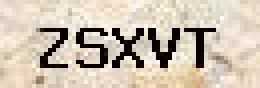
%> input picture assignment08/images/captcha1.jpg, 65 x 22 px (shown 4 times larger)
$ octave Exercise1.m   (GNU Octave 9; MATLAB toolbox functions it lacks are replaced by stand-ins)
%> lines starting %> are read from the running program, lines starting %| are printed output that depends on the picture
### assignment08/improvetemplates.m
 function [ improvedcell ] = improvetemplates( tempcell )
%IMPROVETEMPLATES Improves the templates in the cell array tempcell
%   improvedcell is a cell array containing the improved templates from the
%   cell array tempcell. They are improved by lowering the background value
%   of the templates to a gray value more close to the level of the image
%   background(noise)

amount = length(tempcell);
improvedcell = cell(1,amount);

for i=1:amount
    temp = tempcell{1,i};
    temp(temp==255) = 225;
    improvedcell{1,i} = temp;
end

end

### assignment08/identify.m
function [ results ] = identify( rgbimage, templates, threshold )
%IDENTIFY matches the templates agains the image and returns the found results
%   results is a cell array containing all templates that were found to
%   match the image
%   image is the image to be evaluated (rgb)
%   templates is a cell array containing the templates (returned by
%   readtemp function)
%   treshold is the correlation coefficient value above which a letter is
%   assumed to be correctly identified

amount = length(templates); % amount of templates in the database (cell array)
image = rgb2gray(rgbimage);
[imheight imwidth] = size(image);
resultmads = cell(1,amount);
resultccs = cell(1,amount);
results = {}; % will later contain the numbers corresponding to the found matching templates
resultsindex = 0; % indicates up to which row the result cell array has been filled

for a=1:amount % for every template in the cell array
    temp = templates{1,a}; % read template
    [height width] = size(temp); % get dimensions
    resultmad = zeros(imheight-height,imwidth-width); %initialise result
                        % matrix(smaller than image by template dimensions)
    resultcc = zeros(imheight-height,imwidth-width);

    for i=1:imheight-height
        for j=1:imwidth-width
            patch = image(i:i+height-1, j:j+width-1); % 'cut' patch from image
            [mad cc] = match(patch, temp); % match patch with template
            resultmad(i,j) = mad;
            resultcc(i,j) = cc;
        end
    end

    resultmads{1,a} = resultmad;
    resultccs{1,a} = resultcc;

end

for a=1:amount
    ccmatrix = resultccs{1,a}; % for every CC result matrix (for every letter template)
    [maxval maxloc] = max(ccmatrix(:)); % get maximum and location of maximum
    [max_row max_col] = ind2sub(size(ccmatrix), maxloc);
    if maxval > threshold % if the maximum exceeds the predefined threshold
        resultsindex = resultsindex+1;
        results{resultsindex,1} = a; % a corresponds to the position of the
        % found letter in the alphabet and also in the template cell array
        results{resultsindex,2} = [max_row max_col]; % save position of found letter
    end
end
end

### assignment08/readtemp.m
function [ cellarray ] = readtemp( foldername )
%READTEMP Reads in all templates from a specified folder and returns them
%as a cell array
%   folderpath is a string that contains the name of the folder
%   cellarray is a cell array containing the read templates from the folder

images  = dir([foldername filesep '*.png']);
images  = [images dir([foldername filesep '*.jpg'])];
amount = length(images);
cellarray = cell(1,amount);

for i=1:amount
    cellarray{1,i} = rgb2gray(imread(images(i).name));
end
end

### assignment08/Exercise1.m
%% (a) Implement a function that reads in all templates located in a folder (hint: the templates
% have different sizes, so a Matlab cell array may be useful here).
temps = readtemp('templates');

%% (c) The captcha images exhibit a regular structure. Exploit this structure and adapt the tem-
% plates to better match the target letters of the captchas.
imptemps = improvetemplates(temps);

%% Read images
cap1 = imread('captcha1.jpg');
%> cap1 is the input picture: size 22x65x3 uint8; mean R, G, B 205.6, 192.9, 177.2
cap2 = imread('captcha2.jpg');
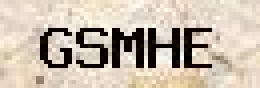
%> input picture assignment08/images/captcha2.jpg, 65 x 22 px (shown 4 times larger)
%> cap2 is the input picture: size 22x65x3 uint8; mean R, G, B 199.6, 187, 172
cap3 = imread('captcha3.jpg');
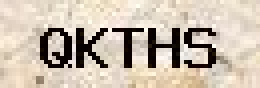
%> input picture assignment08/images/captcha3.jpg, 65 x 22 px (shown 4 times larger)
%> cap3 is the input picture: size 22x65x3 uint8; mean R, G, B 201.6, 188.8, 173.7

%% (d) Try to identify the letters displayed on the three captcha images automatically.
rescap1 = identify(cap1, imptemps, 0.6);
%> in identify, `image = rgb2gray(rgbimage);`:
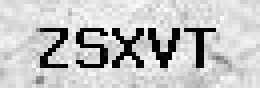
%> image: size 22x65 uint8 (shown 4 times larger); min 2, max 253, mean 194.9
%> after the loop in identify, `for a=1:amount`: resultccs = {}
%> after the loop in identify, `for a=1:amount`: resultsindex = 0
%> rescap1 = {}
figure;
imshow(cap1);
figure;
amount = length(rescap1);
%> amount = 0
for i=1:amount
    subplot(1,amount,i);
    letternr = rescap1{i,1};
    position = rescap1{i,2};
    imshow(temps{1,letternr});
    titlestr = strcat('Found at x: ',num2str(position(1)),', y: ',num2str(position(2)));
    title(titlestr);
end
%> this loop made 0 passes
%%
rescap2 = identify(cap2, imptemps, 0.6);
%> call 2 of identify, with threshold = 0.6
%> in identify (call 2), `image = rgb2gray(rgbimage);`:
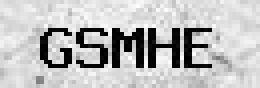
%> image: size 22x65 uint8 (shown 4 times larger); min 0, max 253, mean 189
%> rescap2 = {}
figure;
imshow(cap2);
figure;
amount = length(rescap2);
for i=1:amount
    subplot(1,amount,i);
    letternr = rescap2{i,1};
    position = rescap2{i,2};
    imshow(temps{1,letternr});
    titlestr = strcat('Found at x: ',num2str(position(1)),', y: ',num2str(position(2)));
    title(titlestr);
end
%%
rescap3 = identify(cap3, imptemps, 0.6);
%> call 3 of identify, with threshold = 0.6
%> in identify (call 3), `image = rgb2gray(rgbimage);`:
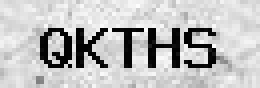
%> image: size 22x65 uint8 (shown 4 times larger); min 1, max 253, mean 190.9
%> rescap3 = {}
figure;
imshow(cap3);
figure;
amount = length(rescap3);
for i=1:amount
    subplot(1,amount,i);
    letternr = rescap3{i,1};
    position = rescap3{i,2};
    imshow(temps{1,letternr});
    titlestr = strcat('Found at x: ',num2str(position(1)),', y: ',num2str(position(2)));
    title(titlestr);
end
